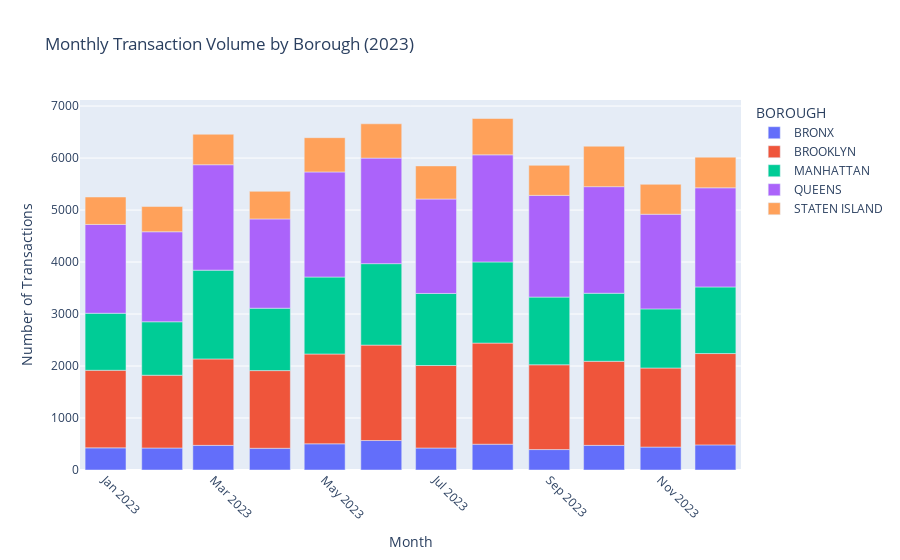

The cell this chart's notebook holds for it:
### Code cell
import plotly.express as px
import pandas as pd

# Ensure datetime format
combined_df['SALE DATE'] = pd.to_datetime(combined_df['SALE DATE'], errors='coerce')

# Filter for the year 2023 only
df_2023 = combined_df[
    (combined_df['SALE DATE'].dt.year == 2023) &
    (combined_df['SALE DATE'].notna())
]

# Create a "year-month" column for grouping
df_2023['YEAR_MONTH'] = df_2023['SALE DATE'].dt.to_period('M').astype(str)

# Group by year-month and borough
monthly_counts_2023 = (
    df_2023.groupby(['YEAR_MONTH', 'BOROUGH'])
    .size()
    .reset_index(name='TRANSACTION_COUNT')
)

# Plot using bar chart
fig = px.bar(
    monthly_counts_2023,
    x='YEAR_MONTH',
    y='TRANSACTION_COUNT',
    color='BOROUGH',
    title='Monthly Transaction Volume by Borough (2023)',
    labels={'YEAR_MONTH': 'Month', 'TRANSACTION_COUNT': 'Number of Transactions'},
)

fig.update_layout(xaxis_tickangle=45)

fig.show()

### Figure 1 — Plotly figure (JSON) as saved in the notebook; plotly's stock layout.template omitted (floating-point values rounded to 4 significant figures)
{"data": [{"alignmentgroup": "True", "hovertemplate": "BOROUGH=BRONX<br>Month=%{x}<br>Number of Transactions=%{y}<extra></extra>", "legendgroup": "BRONX", "marker": {"color": "#636efa", "pattern": {"shape": ""}}, "name": "BRONX", "offsetgroup": "BRONX", "orientation": "v", "showlegend": true, "textposition": "auto", "type": "bar", "x": ["2023-01", "2023-02", "2023-03", "2023-04", "2023-05", "2023-06", "2023-07", "2023-08", "2023-09", "2023-10", "2023-11", "2023-12"], "xaxis": "x", "y": [426, 423, 474, 418, 504, 567, 423, 496, 393, 474, 441, 483], "yaxis": "y"}, {"alignmentgroup": "True", "hovertemplate": "BOROUGH=BROOKLYN<br>Month=%{x}<br>Number of Transactions=%{y}<extra></extra>", "legendgroup": "BROOKLYN", "marker": {"color": "#EF553B", "pattern": {"shape": ""}}, "name": "BROOKLYN", "offsetgroup": "BROOKLYN", "orientation": "v", "showlegend": true, "textposition": "auto", "type": "bar", "x": ["2023-01", "2023-02", "2023-03", "2023-04", "2023-05", "2023-06", "2023-07", "2023-08", "2023-09", "2023-10", "2023-11", "2023-12"], "xaxis": "x", "y": [1492, 1400, 1662, 1494, 1727, 1835, 1587, 1945, 1631, 1617, 1521, 1757], "yaxis": "y"}, {"alignmentgroup": "True", "hovertemplate": "BOROUGH=MANHATTAN<br>Month=%{x}<br>Number of Transactions=%{y}<extra></extra>", "legendgroup": "MANHATTAN", "marker": {"color": "#00cc96", "pattern": {"shape": ""}}, "name": "MANHATTAN", "offsetgroup": "MANHATTAN", "orientation": "v", "showlegend": true, "textposition": "auto", "type": "bar", "x": ["2023-01", "2023-02", "2023-03", "2023-04", "2023-05", "2023-06", "2023-07", "2023-08", "2023-09", "2023-10", "2023-11", "2023-12"], "xaxis": "x", "y": [1097, 1028, 1708, 1200, 1481, 1567, 1386, 1561, 1302, 1309, 1137, 1281], "yaxis": "y"}, {"alignmentgroup": "True", "hovertemplate": "BOROUGH=QUEENS<br>Month=%{x}<br>Number of Transactions=%{y}<extra></extra>", "legendgroup": "QUEENS", "marker": {"color": "#ab63fa", "pattern": {"shape": ""}}, "name": "QUEENS", "offsetgroup": "QUEENS", "orientation": "v", "showlegend": true, "textposition": "auto", "type": "bar", "x": ["2023-01", "2023-02", "2023-03", "2023-04", "2023-05", "2023-06", "2023-07", "2023-08", "2023-09", "2023-10", "2023-11", "2023-12"], "xaxis": "x", "y": [1708, 1731, 2028, 1717, 2021, 2030, 1816, 2060, 1956, 2050, 1820, 1907], "yaxis": "y"}, {"alignmentgroup": "True", "hovertemplate": "BOROUGH=STATEN ISLAND<br>Month=%{x}<br>Number of Transactions=%{y}<extra></extra>", "legendgroup": "STATEN ISLAND", "marker": {"color": "#FFA15A", "pattern": {"shape": ""}}, "name": "STATEN ISLAND", "offsetgroup": "STATEN ISLAND", "orientation": "v", "showlegend": true, "textposition": "auto", "type": "bar", "x": ["2023-01", "2023-02", "2023-03", "2023-04", "2023-05", "2023-06", "2023-07", "2023-08", "2023-09", "2023-10", "2023-11", "2023-12"], "xaxis": "x", "y": [528, 486, 586, 531, 659, 660, 637, 699, 578, 778, 576, 590], "yaxis": "y"}], "layout": {"barmode": "relative", "legend": {"title": {"text": "BOROUGH"}, "tracegroupgap": 0}, "title": {"text": "Monthly Transaction Volume by Borough (2023)"}, "xaxis": {"anchor": "y", "domain": [0, 1], "tickangle": 45, "title": {"text": "Month"}}, "yaxis": {"anchor": "x", "domain": [0, 1], "title": {"text": "Number of Transactions"}}}}
